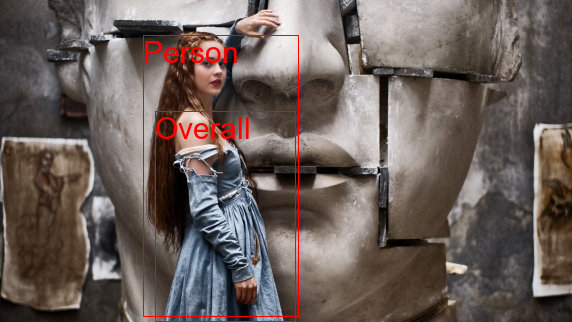
#> input picture Google_Tools/object_recognition.jpg, 572 x 322 px
$ python create_html_gallery.py ../Google_Tools
#> lines starting #> are read from the running program, lines starting #| are printed output that depends on the picture
# Create static HTML gallery of a folder with thumbnails
# python create_html_gallery.py C:\folder\gallery

import os
from PIL import Image
import argparse

parser = argparse.ArgumentParser()
parser.add_argument('folder')
args = parser.parse_args()
upload = args.folder

thmbs = os.path.join(upload, 'thumbs')
lst = []
html_file2 = []
if not os.path.exists(thmbs):
    os.makedirs(thmbs)

for subdir, dirs, files in os.walk(upload):
    for fn in files:
        if not fn.startswith('thumb_'):
            thmb_file = os.path.join(thmbs, 'thumb_'+fn)
            full_file = os.path.join(subdir, fn)
            if not os.path.exists(thmb_file):
                try:
                    width = 150
                    im1 = Image.open(full_file)
#> im1 is the input picture: PIL image 572x322 RGB; mean R, G, B 107.6, 94.9, 90.3
                    im = im1.convert('RGB')
                    widthper = (width/float(im.size[0]))
#> widthper = 0.262
                    heightsize = int((float(im.size[1])*float(widthper)))
#> heightsize = 84
                    size = width, heightsize
#> size = (150, 84)
                    im2 = im.resize(size, Image.LANCZOS)
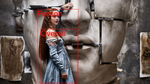
#> im2: PIL image 150x84 RGB; mean R, G, B 107.6, 95, 90.4
                    im2.save(thmb_file, 'JPEG', quality=90)
                    html_file2 = '<div class="image"><a href="{}"><img src="thumbs/thumb_{}" /></a><center>{}<br>—<br>{}x{}</center></div> '.format(fn, fn, fn, im.size[0], im.size[1])
                    lst.append(html_file2)
                    print(full_file, im.size[0], im.size[1])
#| ../Google_Tools/object_recognition.jpg 572 322
                except Exception as e:
                    print(e)
print(len(lst))
html_file = '''
<html>
<head>
<meta content='IE=EmulateIE7' http-equiv='X-UA-Compatible'/>
<meta content='text/html; charset=UTF-8' http-equiv='Content-Type'/>
<link href='https://website.com' rel='canonical'/>
<meta content='Atlas, archiving, cyberspace' property='og:description'/>
<link rel='stylesheet' href='style.css' media='all' />
<title>{} gallery</title>
</head>
<body>
<a href="/">Home</a>
<div id="content">
<h1>{} ({} images)</h1>
''' .format(os.path.basename(upload).replace('_', ' '), os.path.basename(upload).replace('_', ' '), len(lst))

final = '\n'.join(lst)
print(final)
with open(os.path.join(upload, 'index.html'), 'w') as file:
    file.write('''
{}\n
{}
</div>
</body>
</html>
''' .format(html_file, final))

css_file = '''.image {
width: 150px;
float: left;
margin: 9px;
background-color: #ffdbdb;
word-break: break-word;
padding: 13px;
}

#content {
width: 900px;
margin: auto;
}

pre {
width: 900px;
overflow-x: auto;
white-space: pre-wrap;
white-space: -moz-pre-wrap;
white-space: -pre-wrap;
white-space: -o-pre-wrap;
word-wrap: break-word;
}'''

with open(os.path.join(upload, 'style.css'), 'w') as file2:
    file2.write(css_file)
